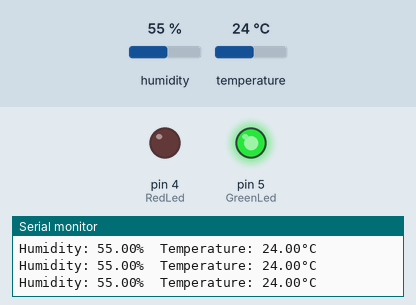
This sketch was run on a simulated Arduino Uno, built with avr-gcc and run on an emulated ATmega328P. On the bench: output pins drawn as LEDs (lit = HIGH), the last lines printed to the serial monitor. The inputs (shaded band) are chosen by the test bench; at power-on: humidity 55 %, temperature 24 °C.

Above: at 3.8 s.
3.9 s: humidity set to 79 %
10.1 s: humidity set to 82 %
At 12.4 s:
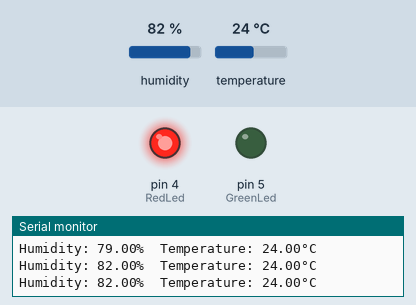
13.0 s: humidity set to 22 %
At 13.7 s:
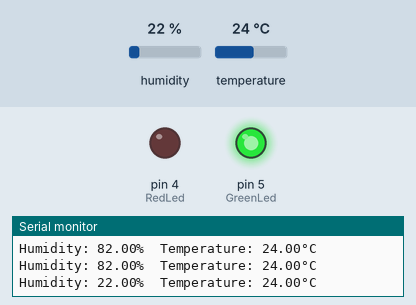
19.2 s: humidity set to 88 %
At 19.9 s:
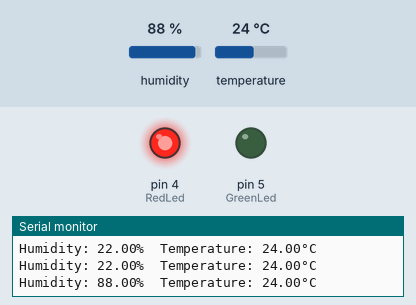
Timing chart, 0 to 22.2 s (numbered marks = the images above; inputs shaded):
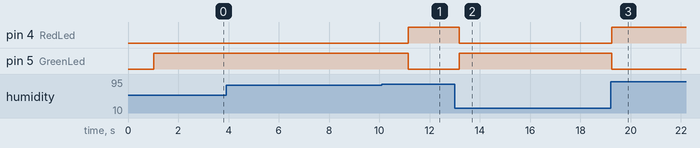

Measured:
- the behaviour switches between 80 and 81 % on humidity (found by bisection; images 0 and 1)
- after the input at 10.1 s, pin 4 (RedLed): LOW → HIGH after 1.1 s; pin 5 (GreenLed): HIGH → LOW after 1.1 s
- after the input at 13.0 s, pin 4 (RedLed): HIGH → LOW after 0.18 s; pin 5 (GreenLed): LOW → HIGH after 0.18 s
- after the input at 19.2 s, pin 4 (RedLed): LOW → HIGH after 0.05 s; pin 5 (GreenLed): HIGH → LOW after 0.05 s

The sketch:

TempSwitchLED.ino
```cpp
#include "DHT.h"
int RedLed=4;
int GreenLed=5;
#define DHTPIN 2     // Digital pin connected to the DHT sensor
// Feather HUZZAH ESP8266 note: use pins 3, 4, 5, 12, 13 or 14 --
// Pin 15 can work but DHT must be disconnected during program upload.

// Uncomment whatever type you're using!
#define DHTTYPE DHT11   // DHT 11
//#define DHTTYPE DHT22   // DHT 22  (AM2302), AM2321
//#define DHTTYPE DHT21   // DHT 21 (AM2301)

// Connect pin 1 (on the left) of the sensor to +5V
// NOTE: If using a board with 3.3V logic like an Arduino Due connect pin 1
// to 3.3V instead of 5V!
// Connect pin 2 of the sensor to whatever your DHTPIN is
// Connect pin 4 (on the right) of the sensor to GROUND
// Connect a 10K resistor from pin 2 (data) to pin 1 (power) of the sensor

// Initialize DHT sensor.
// Note that older versions of this library took an optional third parameter to
// tweak the timings for faster processors.  This parameter is no longer needed
// as the current DHT reading algorithm adjusts itself to work on faster procs.
DHT dht(DHTPIN, DHTTYPE);


void setup() {
  Serial.begin(9600);
  Serial.println(F("DHTxx test!"));

  dht.begin();

  pinMode(RedLed,OUTPUT);
  pinMode(GreenLed,OUTPUT);

}

void loop() {
  // Wait a few seconds between measurements.
  delay(1000);

  // Reading temperature or humidity takes about 250 milliseconds!
  // Sensor readings may also be up to 2 seconds 'old' (its a very slow sensor)
  float CurrentHumidity = dht.readHumidity();
  float h = dht.readHumidity();
  // Read temperature as Celsius (the default)
  float CurrentTemperature = dht.readTemperature();
  float t = dht.readTemperature();
  // Check if any reads failed and exit early (to try again).

  Serial.print(F("Humidity: "));
  Serial.print(h);
  Serial.print(F("%  Temperature: "));
  Serial.print(t);
  Serial.println(F("°C "));

   if(h>80)
    {
      digitalWrite(RedLed,HIGH);
      digitalWrite(GreenLed,LOW);
    }
   else
   {
      digitalWrite(RedLed,LOW);
      digitalWrite(GreenLed,HIGH);
   }

}
```
